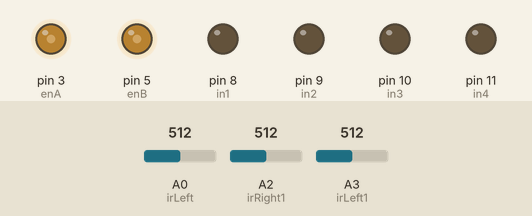
A sketch run on a simulated Arduino Uno, built with avr-gcc and run on an emulated ATmega328P. On the bench: output pins drawn as LEDs (lit = HIGH). Inputs (shaded band) come from the test bench; at power-on: A2 (irRight1) = 512, A3 (irLeft1) = 512, A0 (irLeft) = 512. What the sketch prints to the serial monitor is not drawn.

Above: at 1.2 s.
1.3 s: A2 (irRight1) set to 485
At 1.8 s:
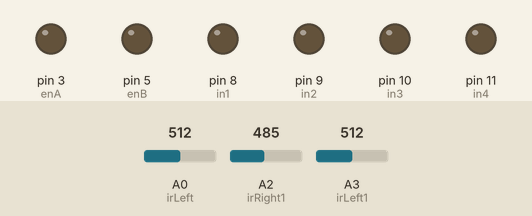
2.8 s: A2 (irRight1) set to 510
At 3.4 s:
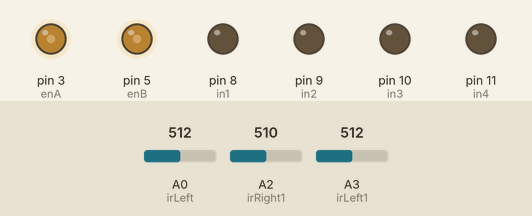
4.3 s: A3 (irLeft1) set to 481
At 5.5 s:
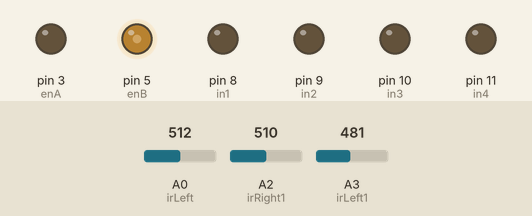
5.8 s: A2 (irRight1) set to 490
At 6.8 s:
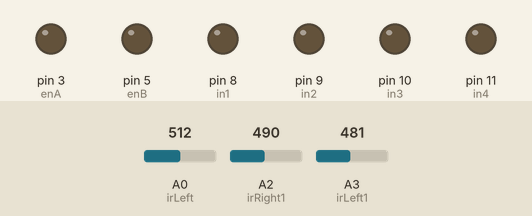
7.3 s: A2 (irRight1) set to 511
At 8.5 s:
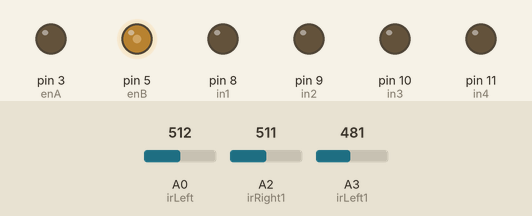
8.8 s: A2 (irRight1) set to 306
At 10.1 s:
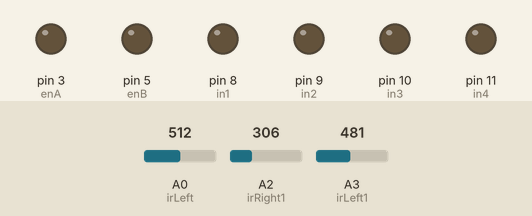
Timing chart, 0 to 11.8 s (numbered marks = the images above; inputs shaded):
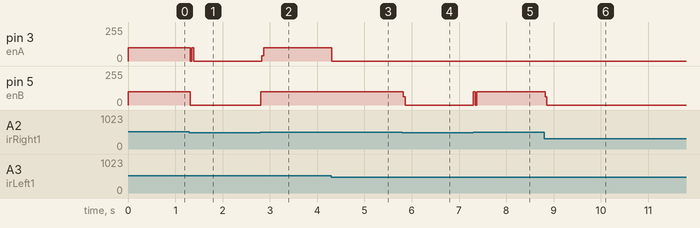

The sketch:

worse.ino
```cpp
#define enA 3
#define enB 5
#define in1 8
#define in2 9
#define in3 10
#define in4 11
#define irLeft A0
#define irRight A1
#define irRight1 A2
#define irLeft1 A3

//pid related variables
float kp= 0.3;
float kd = 0.12;
float ki = 0.00;
float speed = 100;
float integral, previousTime, prevError;
int correction, speedLeft, speedRight;
float left = analogRead(irLeft);
float right = analogRead(irRight);

float calculatePID(float er){
  float error = er;

  unsigned long currentTime = millis();
  float deltaTime = (currentTime - previousTime) / 1000.0; // Convert to seconds
  previousTime = currentTime;

  integral += error * deltaTime;
  float pid = kp * error + ki * integral + kd * (error - prevError)/deltaTime;

  prevError = error;
  return pid;
}

void setup() {
  pinMode(A0, INPUT);
  Serial.begin(9600);
  pinMode(in1, OUTPUT);
  pinMode(in2, OUTPUT);
  pinMode(in3, OUTPUT);
  pinMode(in4, OUTPUT);
  pinMode(enA, OUTPUT);
  pinMode(enB, OUTPUT);
  pinMode(irLeft, INPUT);
  pinMode(irRight, INPUT);
  pinMode(irLeft1, INPUT);
  pinMode(irRight1, INPUT);
}

void loop() {
  float x = analogRead(A0);
  float left1 = analogRead(irLeft1);
  float right1 = analogRead(irRight1);

  float error = left - right;

  // Line following logic
  if(left < 100 && right < 100){
    if(left1 > 500) {
      analogWrite(enA, speed);
    } else if(left1 < 500) {
      analogWrite(enA, 0);
      analogWrite(enB, 0);
    }
    if(right1 > 500) {
      analogWrite(enB, speed);
    } else if(right1 < 500) {
      analogWrite(enA, 0);
      analogWrite(enB, 0);
    }
  } else { // Normal line following
    correction = calculatePID(error);

    digitalWrite(in1, HIGH);
    digitalWrite(in2, LOW);
    digitalWrite(in3, HIGH);
    digitalWrite(in4, LOW);
    speedLeft = speed + correction;
    speedRight = speed - correction;
    speedLeft = constrain(speedLeft,0,255);
    speedRight = constrain(speedRight,0,255);

    if(correction > 1000) {
      analogWrite(enA, 0);
      analogWrite(enB, 0);
    } else {
      analogWrite(enA, speedLeft);
      analogWrite(enB, speedRight);
    }
  }

  Serial.print("\t");
  Serial.print(correction);
  Serial.print("\t");
  Serial.print(irLeft);
  Serial.print("\t");
  Serial.print(irRight);
  Serial.print("\t");
  Serial.print(irRight1);
  Serial.print("\t");
  Serial.println(irLeft1);
}
```

Measured:
- the behaviour switches between 500 and 499 on A2 (irRight1) (found by bisection; images 0 and 1)
- the behaviour switches between 500 and 499 on A3 (irLeft1) (found by bisection; images 2 and 3)
- after the input at 1.3 s, pin 3 (enA), pin 5 (enB): 100/255 → 0/255 at once
- after the input at 2.8 s, pin 3 (enA), pin 5 (enB): 0/255 → 100/255 at once
- after the input at 4.3 s, pin 3 (enA): 100/255 → 0/255 at once
- after the input at 5.8 s, pin 5 (enB): 100/255 → 0/255 at once
- after the input at 7.3 s, pin 5 (enB): 0/255 → 100/255 at once
- after the input at 8.8 s, pin 5 (enB): 100/255 → 0/255 at once
